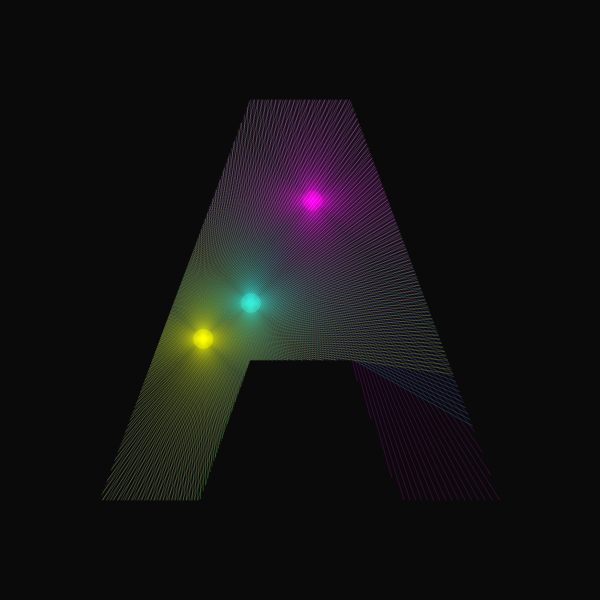
Frame 1 (no input)
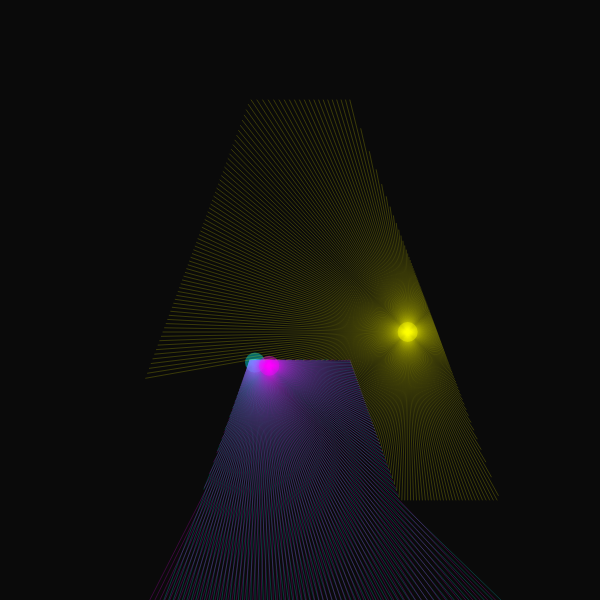
Frame 60 (no input)
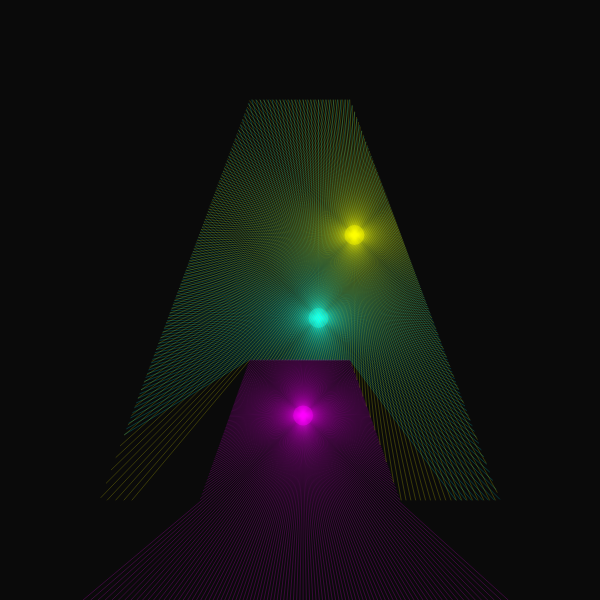
Frame 120 (the mouse pressed at the canvas centre since frame 60)

The p5.js sketch that drew these frames (run headless with seeded random() and noise() and a simulated clock; from frame 60 on, the mouse is pressed at the canvas centre):

// p5.js sketch
// ── sketch.js
let walls = []
let sources = []

function setup() {
  createCanvas(600, 600)

  walls.push(new Wall(0, 0, width, 0))
  walls.push(new Wall(width, 0, width, height))
  walls.push(new Wall(0, 0, 0, height))
  walls.push(new Wall(0, height, width, height))

  walls.push(new Wall(250, 100, 350, 100))
  walls.push(new Wall(250, 100, 100, 500))
  walls.push(new Wall(100, 500, 200, 500))
  walls.push(new Wall(200, 500, 250, 360))
  walls.push(new Wall(250, 360, 350, 360))
  walls.push(new Wall(350, 360, 400, 500))
  walls.push(new Wall(400, 500, 500, 500))
  walls.push(new Wall(500, 500, 350, 100))

  sources.push(new Source(createVector(300, 300), color('cyan')))
  sources.push(new Source(createVector(300, 300), color('magenta')))
  sources.push(new Source(createVector(300, 300), color('yellow')))
}

function draw() {
  background(10)

  //for (let w of walls) w.display()

  for (let source of sources) {
    source.move()
    source.cast(walls)
    source.display()
  }
}

// ── ray.js
class Ray {

  constructor(pos, dir) {
    this.pos = pos
    this.dir = dir
    this.end = p5.Vector.add(pos, dir)
  }

  display(c) {
    stroke(c)
    strokeWeight(1)
    line(this.pos.x, this.pos.y, this.end.x, this.end.y)
  }

  cast(walls) {
    const dx1 = -this.dir.x
    const dy1 = -this.dir.y

    let minT = Infinity
    let minU = -1
    let minX, minY, minDx2, minDy2

    for (let wall of walls) {
      const dx2 = wall.a.x - wall.b.x
      const dy2 = wall.a.y - wall.b.y
      const dx  = this.pos.x - wall.a.x
      const dy  = this.pos.y - wall.a.y

      const den = dx1 * dy2 - dy1 * dx2
      const t = (dx * dy2 - dy * dx2) / den
      const u = (dy1 * dx - dx1 * dy) / den

      if (0 <= u && u <= 1 && 0 <= t && t < minT) {
        minT = t
        minU = u
        minX = wall.a.x
        minY = wall.a.y
        minDx2 = dx2
        minDy2 = dy2
      }
    }

    const u = minU
    if (0 <= u && u <= 1) {
      let p = createVector(minX - u * minDx2, minY - u * minDy2)
      this.end = p
      return p
    } else return false
  }

}

// ── source.js
class Source {

  constructor(pos, c) {
    this.pos  = pos
    this.c    = c
    this.xoff = random(50)
    this.yoff = random(50)
    this.rays = []
    for (let i = 0; i < 360; i += 1)
      this.rays.push(new Ray(this.pos, p5.Vector.fromAngle(radians(i))))
  }

  move() {
    this.pos.set(noise(this.xoff) * width, noise(this.yoff) * height)
    this.xoff += 0.01
    this.yoff += 0.01
  }

  cast(walls) {
    for (let ray of this.rays) ray.cast(walls)
  }

  display() {
    this.c.setAlpha(50)
    for (let ray of this.rays) ray.display(this.c)
    noStroke()
    this.c.setAlpha(100)
    fill(this.c)
    ellipse(this.pos.x, this.pos.y, 20, 20)
  }

}

// ── wall.js
class Wall {

  constructor(x1, y1, x2, y2, c) {
    this.a = createVector(x1, y1)
    this.b = createVector(x2, y2)
  }

  display() {
    stroke(255)
    strokeWeight(2)
    line(this.a.x, this.a.y, this.b.x, this.b.y)
  }

}
